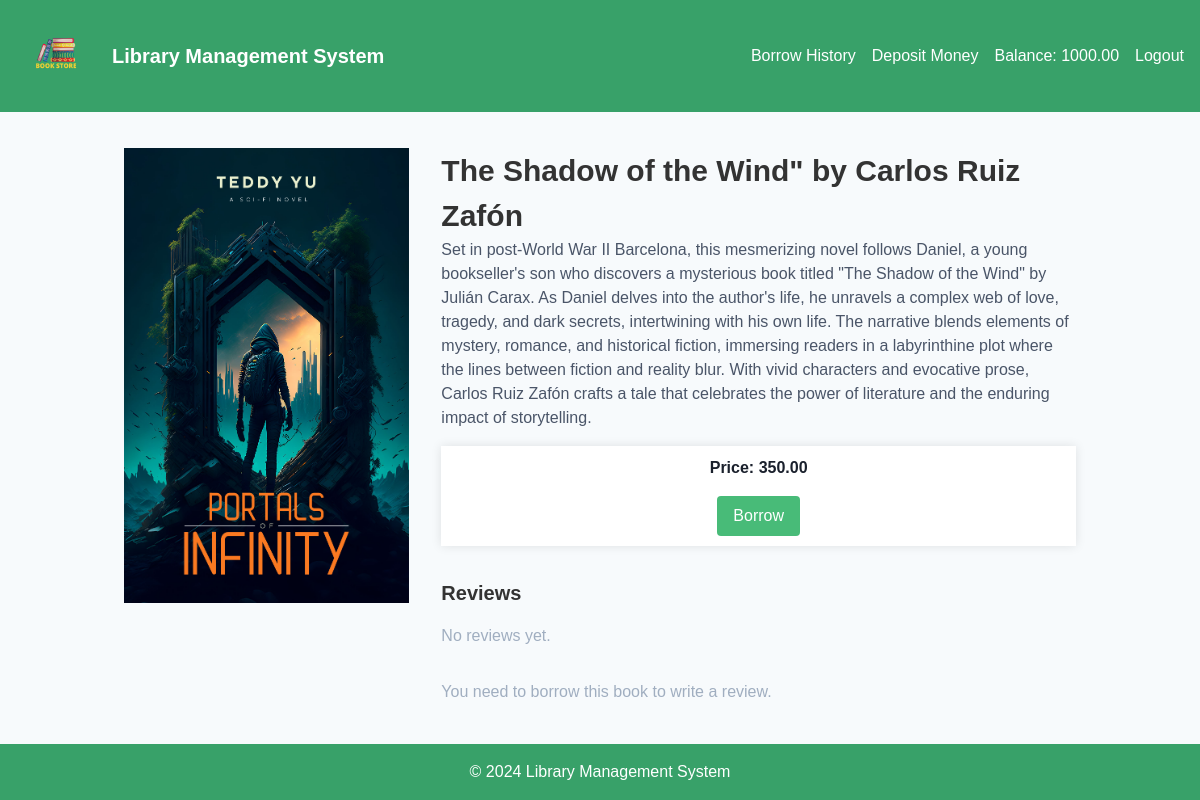
The app's page /book/6/ (signed in) with its own data.
### library/models.py (models this page shows, shortened)
class UserProfile(models.Model):
    user = models.OneToOneField(User, on_delete=models.CASCADE, related_name='profile')
    balance = models.DecimalField(max_digits=10, decimal_places=2, default=0.00)
    borrowed_books = models.ManyToManyField(Book, related_name='borrowed_by', blank=True)
    def has_borrowed(self, book):
        return self.user.transactions.filter(book=book, return_date__isnull=True).exists()

class Book(models.Model):
    title = models.CharField(max_length=100)
    description = models.TextField()
    image = models.ImageField(upload_to='books/', null=True, blank=True)
    borrowing_price = models.DecimalField(max_digits=8, decimal_places=2)
    categories = models.ManyToManyField(Category)

### library/views.py (the view)
# urls.py: path('book/<int:pk>/', BookDetailView.as_view(), name='book_detail'),
class BookDetailView(LoginRequiredMixin, DetailView):
    model = Book
    template_name = 'library/book_detail.html'
    context_object_name = 'book'
    def get_context_data(self, **kwargs):
        context = super().get_context_data(**kwargs)
        book = self.get_object()
        user = self.request.user
        context['user'] = user
        context['has_borrowed'] = user.profile.has_borrowed(book)
        context['reviews'] = book.reviews.all()
        return context

### library/templates/library/book_detail.html (shortened to what this page needs)
{% extends 'library/base.html' %}
{% load static %}
{% block content %}
<div class="container mx-auto px-4 py-8">
    <div class="flex">
        <div class="w-1/3 pr-8">
            {% if book.image %}
                <img src="{{ book.image.url }}" alt="{{ book.title }}" class="w-full h-auto mb-4">
            {% else %}
                <img src="{% static 'images/book.jpg' %}" alt="Default Book Image" class="w-full h-auto mb-4">
            {% endif %}
        </div>
        <div class="w-2/3">
            <h1 class="text-3xl font-bold">{{ book.title }}</h1>
            <p class="text-gray-700 mb-4">{{ book.description }}</p>
            <form method="post" action="{% url 'borrow_book' %}" class="text-center mb-4">
                <p class="text-gray-900 font-bold mb-4">Price: {{ book.borrowing_price }}</p>
                <button type="submit" class="bg-green-500 text-white px-4 py-2 rounded hover:bg-green-600">Borrow</button>
            </form>
            <div class="mt-8">
                <h2 class="text-xl font-semibold mb-4">Reviews</h2>
                <ul>
                    {% for review in reviews %}
                        <li class="mb-4">
                            <div class="bg-gray-100 rounded-lg p-4">
                                <p class="text-gray-800">{{ review.review }}</p>
                                <p class="text-sm text-gray-600">By {{ review.user.username }} on {{ review.created_at }}</p>
                            </div>
                        </li>
                    {% empty %}
                        <li class="text-gray-500">No reviews yet.</li>
                    {% endfor %}
                </ul>
            </div>
            <div class="mt-8">
                {% if user.is_authenticated %}
                    {% if has_borrowed %}
                        <a href="{% url 'review_book' book.id %}" class="inline-block bg-blue-500 hover:bg-blue-700 text-white font-bold py-2 px-4 rounded">Write a Review</a>
                    {% else %}
                        <p class="mt-4 text-gray-500">You need to borrow this book to write a review.</p>
                    {% endif %}
                {% else %}
                    <p class="mt-4">Please <a href="{% url 'login' %}" class="text-blue-500 hover:underline">login</a> to write a review.</p>
                {% endif %}
            </div>
        </div>
    </div>
</div>
{% endblock %}

### library/templates/library/base.html (shortened to what this page needs)
{% load static %}
<!DOCTYPE html>
<html lang="en">
<head>
    <link href="https://unpkg.com/tailwindcss@^1.0/dist/tailwind.min.css" rel="stylesheet">
    <link rel="stylesheet" href="{% static 'css/style.css' %}">
</head>
<body class="bg-gray-100">
    <header class="bg-green-600 text-white p-4 flex items-center justify-between">
        <div class="flex items-center">
            <a href="{% url 'home' %}">
                <img src="{% static 'images/logo.png' %}" alt="Library Logo" class="h-20 w-30 mr-4">
            </a>
            <h1 class="text-xl font-bold">Library Management System</h1>
        </div>
        <nav>
            <ul class="flex space-x-4 items-center">
                {% if user.is_authenticated %}
                    <li><a href="{% url 'borrow_history' %}" >Borrow History</a></li>
                    <li><a href="{% url 'deposit_money' %}" >Deposit Money</a></li>
                    <li class="ml-auto"><span>Balance: {{ user.profile.balance }}</span></li>
                    <li><a href="{% url 'logout' %}" >Logout</a></li>
                {% else %}
                    <li class="ml-auto"><a href="{% url 'login' %}" >Login</a></li>
                    <li><a href="{% url 'register' %}" >Register</a></li>
                {% endif %}
            </ul>
        </nav>
    </header>
    <div class="lg:container lg:mx-auto p-4" id="main">
        {% block content %}
        {% endblock %}
    </div>
    <footer class="bg-green-600 text-white text-center p-4">
        &copy; 2024 Library Management System
    </footer>
</body>
</html>

### library/static/css/style.css (style rules this page uses)
body { font-family: Arial, sans-serif; background-color: #f0f0f0; color: #333; margin: 0; padding: 0; }
header { background-color: #4CAF50; color: white; padding: 10px 20px; display: flex; justify-content: space-between; align-items: center; }
header h1 { margin: 0; font-size: 1.5rem; }
nav ul { list-style-type: none; padding: 0; display: flex; align-items: center; }
nav ul li { margin-left: 20px; }
nav ul li a { color: white; text-decoration: none; }
.container { padding: 20px; }
footer { background-color: #4CAF50; color: white; text-align: center; padding: 10px 0; position: fixed; width: 100%; bottom: 0; }
form { background-color: white; padding: 10px; margin-bottom: 20px; box-shadow: 0 0 10px rgba(0, 0, 0, 0.1); }
footer { position: fixed !important; bottom: 0 !important; width: 100%; }

### records on screen
Book: image (picture), title "The Shadow of the Wind\" by Carlos Ruiz Zafón", description "Set in post-World War II Barcelona, this mesmerizing novel follows Daniel, a young bookseller's son who discovers a mysterious book titled \"The Shadow of the Wind\" by Julián Carax. As Daniel delves into the author's life, he unravels a complex web of love, tragedy, and dark secrets, intertwining with his own life. The narrative blends elements of mystery, romance, and historical fiction, immersing readers in a labyrinthine plot where the lines between fiction and reality blur. With vivid characters and evocative prose, Carlos Ruiz Zafón crafts a tale that celebrates the power of literature and the enduring impact of storytelling.", borrowing_price "350.00"

### other values on screen
{{ user.profile.balance }} "1000.00"
